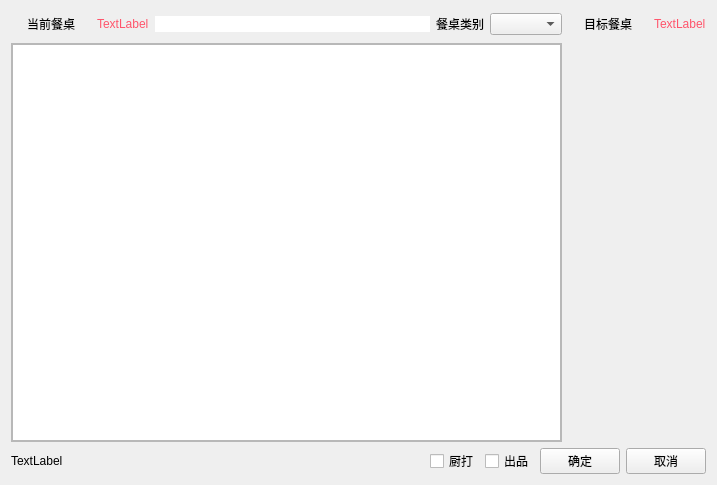
<?xml version="1.0" encoding="UTF-8"?>
<ui version="4.0">
 <class>w_scr_dish_restaurant_table_cmb</class>
 <widget class="QDialog" name="w_scr_dish_restaurant_table_cmb">
  <property name="geometry">
   <rect>
    <x>0</x>
    <y>0</y>
    <width>717</width>
    <height>485</height>
   </rect>
  </property>
  <property name="windowTitle">
   <string>Dialog</string>
  </property>
  <layout class="QVBoxLayout" name="verticalLayout_4">
   <item>
    <layout class="QHBoxLayout" name="horizontalLayout_5" stretch="1,0">
     <item>
      <layout class="QVBoxLayout" name="verticalLayout" stretch="0,1">
       <item>
        <layout class="QHBoxLayout" name="horizontalLayout_2" stretch="0,0,1,0,0">
         <item>
          <widget class="QPushButton" name="pushButton_cur_table">
           <property name="text">
            <string>当前餐桌</string>
           </property>
           <property name="flat">
            <bool>true</bool>
           </property>
          </widget>
         </item>
         <item>
          <widget class="QLabel" name="label_destination_sum">
           <property name="styleSheet">
            <string notr="true">color:#ff546b;</string>
           </property>
           <property name="text">
            <string>TextLabel</string>
           </property>
          </widget>
         </item>
         <item>
          <widget class="QLineEdit" name="lineEdit_destination">
           <property name="styleSheet">
            <string notr="true">color:#ff546b;
border:0px ;</string>
           </property>
          </widget>
         </item>
         <item>
          <widget class="QLabel" name="label">
           <property name="text">
            <string>餐桌类别</string>
           </property>
          </widget>
         </item>
         <item>
          <widget class="QComboBox" name="comboBox_tabletype"/>
         </item>
        </layout>
       </item>
       <item>
        <widget class="QFrame" name="frame">
         <property name="frameShape">
          <enum>QFrame::StyledPanel</enum>
         </property>
         <property name="frameShadow">
          <enum>QFrame::Raised</enum>
         </property>
         <property name="outer_stylesheet" stdset="0">
          <string>frame_backview</string>
         </property>
         <layout class="QVBoxLayout" name="verticalLayout_3">
          <property name="leftMargin">
           <number>0</number>
          </property>
          <property name="topMargin">
           <number>0</number>
          </property>
          <property name="rightMargin">
           <number>0</number>
          </property>
          <property name="bottomMargin">
           <number>0</number>
          </property>
          <item>
           <widget class="restaurantTableView" name="tableView"/>
          </item>
         </layout>
        </widget>
       </item>
      </layout>
     </item>
     <item>
      <layout class="QVBoxLayout" name="verticalLayout_2">
       <item>
        <layout class="QHBoxLayout" name="horizontalLayout_4" stretch="0,1">
         <item>
          <widget class="QPushButton" name="pushButton_destination">
           <property name="text">
            <string>目标餐桌</string>
           </property>
           <property name="flat">
            <bool>true</bool>
           </property>
          </widget>
         </item>
         <item>
          <widget class="QLabel" name="label_cur_table">
           <property name="styleSheet">
            <string notr="true">color:#ff546b;</string>
           </property>
           <property name="text">
            <string>TextLabel</string>
           </property>
          </widget>
         </item>
        </layout>
       </item>
       <item>
        <layout class="QHBoxLayout" name="horizontalLayout_3">
         <item>
          <widget class="QLabel" name="label_4">
           <property name="styleSheet">
            <string notr="true"/>
           </property>
           <property name="text">
            <string/>
           </property>
           <property name="pixmap">
            <pixmap resource="../res.qrc">:/image/widgets_pic/arrowright.png</pixmap>
           </property>
          </widget>
         </item>
         <item>
          <layout class="QHBoxLayout" name="horizontalLayout_div"/>
         </item>
        </layout>
       </item>
       <item>
        <spacer name="verticalSpacer">
         <property name="orientation">
          <enum>Qt::Vertical</enum>
         </property>
         <property name="sizeHint" stdset="0">
          <size>
           <width>20</width>
           <height>40</height>
          </size>
         </property>
        </spacer>
       </item>
      </layout>
     </item>
    </layout>
   </item>
   <item>
    <layout class="QHBoxLayout" name="horizontalLayout" stretch="1,0,0,0,0,0">
     <item>
      <widget class="QLabel" name="label_desc">
       <property name="text">
        <string>TextLabel</string>
       </property>
      </widget>
     </item>
     <item>
      <spacer name="horizontalSpacer">
       <property name="orientation">
        <enum>Qt::Horizontal</enum>
       </property>
       <property name="sizeHint" stdset="0">
        <size>
         <width>40</width>
         <height>20</height>
        </size>
       </property>
      </spacer>
     </item>
     <item>
      <widget class="lds_checkbox_wrap" name="checkBox_tranfer_print">
       <property name="text">
        <string>厨打</string>
       </property>
      </widget>
     </item>
     <item>
      <widget class="lds_checkbox_wrap" name="checkBox_tranfer_out">
       <property name="text">
        <string>出品</string>
       </property>
      </widget>
     </item>
     <item>
      <widget class="lds_toolbar_button" name="pushButton_ok">
       <property name="text">
        <string>确定</string>
       </property>
       <property name="outer_stylesheet" stdset="0">
        <string>pushbutton</string>
       </property>
      </widget>
     </item>
     <item>
      <widget class="lds_toolbar_button" name="pushButton_cancel">
       <property name="text">
        <string>取消</string>
       </property>
       <property name="outer_stylesheet" stdset="0">
        <string>pushbutton</string>
       </property>
      </widget>
     </item>
    </layout>
   </item>
  </layout>
 </widget>
 <customwidgets>
  <customwidget>
   <class>restaurantTableView</class>
   <extends>QTableView</extends>
   <header>restauranttableview.h</header>
  </customwidget>
  <customwidget>
   <class>lds_toolbar_button</class>
   <extends>QPushButton</extends>
   <header>lds_toolbar_button.h</header>
  </customwidget>
  <customwidget>
   <class>lds_checkbox_wrap</class>
   <extends>QCheckBox</extends>
   <header>lds_checkbox_wrap.h</header>
  </customwidget>
 </customwidgets>
 <resources>
  <include location="../res.qrc"/>
 </resources>
 <connections/>
</ui>
